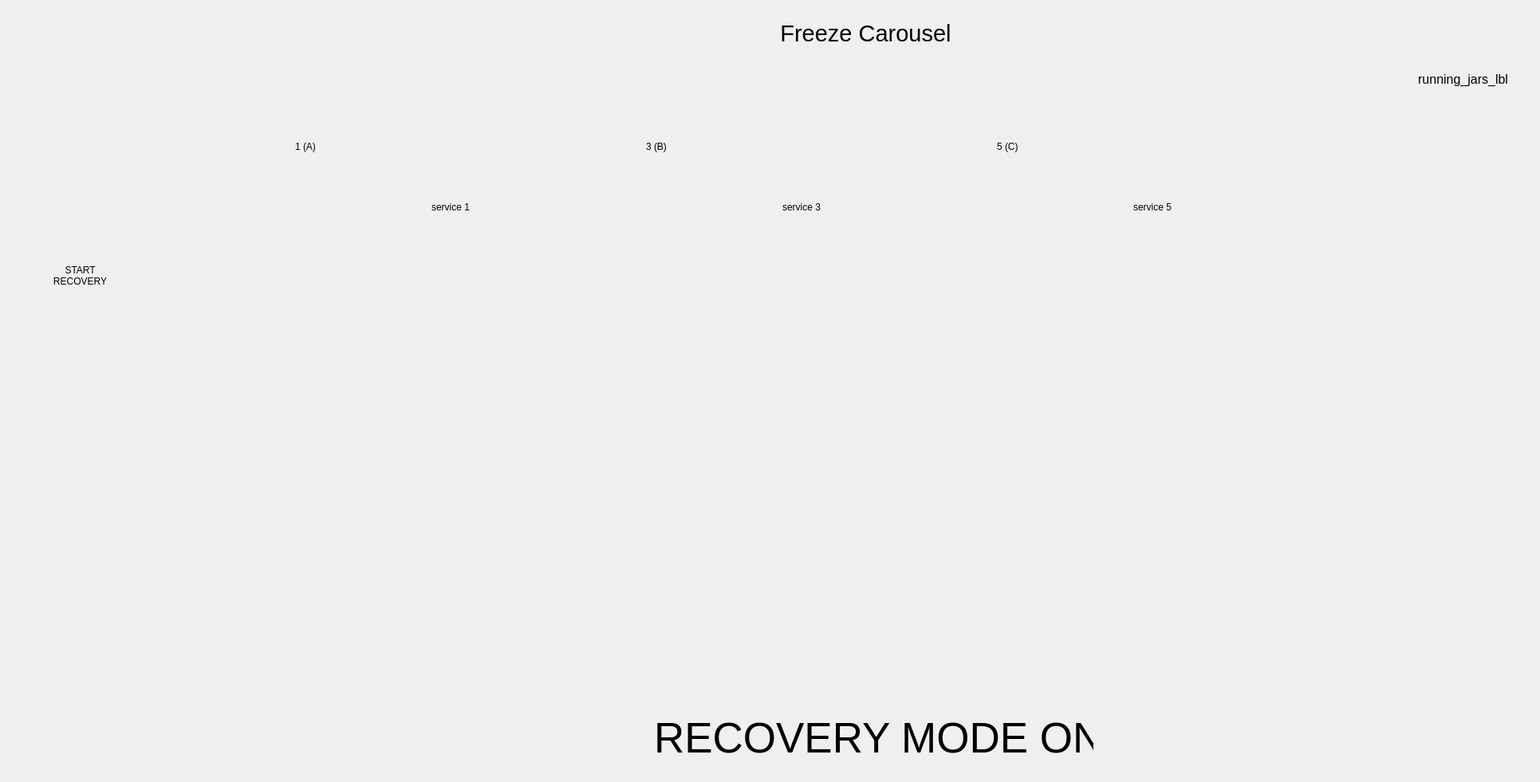
<?xml version="1.0" encoding="UTF-8"?>
<ui version="4.0">
 <class>home_frame</class>
 <widget class="QFrame" name="home_frame">
  <property name="geometry">
   <rect>
    <x>0</x>
    <y>0</y>
    <width>1931</width>
    <height>981</height>
   </rect>
  </property>
  <property name="windowTitle">
   <string>HomeFrame</string>
  </property>
  <widget class="QPushButton" name="service_1_btn">
   <property name="geometry">
    <rect>
     <x>400</x>
     <y>230</y>
     <width>330</width>
     <height>60</height>
    </rect>
   </property>
   <property name="text">
    <string>service 1</string>
   </property>
   <property name="flat">
    <bool>true</bool>
   </property>
   <attribute name="buttonGroup">
    <string notr="true">service_btn_group</string>
   </attribute>
  </widget>
  <widget class="QPushButton" name="service_3_btn">
   <property name="geometry">
    <rect>
     <x>840</x>
     <y>230</y>
     <width>330</width>
     <height>60</height>
    </rect>
   </property>
   <property name="text">
    <string>service 3</string>
   </property>
   <property name="flat">
    <bool>true</bool>
   </property>
   <attribute name="buttonGroup">
    <string notr="true">service_btn_group</string>
   </attribute>
  </widget>
  <widget class="QPushButton" name="service_5_btn">
   <property name="geometry">
    <rect>
     <x>1280</x>
     <y>230</y>
     <width>330</width>
     <height>60</height>
    </rect>
   </property>
   <property name="text">
    <string>service 5</string>
   </property>
   <property name="flat">
    <bool>true</bool>
   </property>
   <attribute name="buttonGroup">
    <string notr="true">service_btn_group</string>
   </attribute>
  </widget>
  <widget class="QPushButton" name="service_0_btn">
   <property name="geometry">
    <rect>
     <x>110</x>
     <y>170</y>
     <width>201</width>
     <height>91</height>
    </rect>
   </property>
   <property name="autoFillBackground">
    <bool>false</bool>
   </property>
   <property name="styleSheet">
    <string notr="true">background:#EEEEFF</string>
   </property>
   <property name="text">
    <string/>
   </property>
   <property name="icon">
    <iconset>
     <normaloff>../images/alfa_logo.png</normaloff>../images/alfa_logo.png</iconset>
   </property>
   <property name="iconSize">
    <size>
     <width>160</width>
     <height>68</height>
    </size>
   </property>
   <property name="flat">
    <bool>true</bool>
   </property>
   <attribute name="buttonGroup">
    <string notr="true">service_btn_group</string>
   </attribute>
  </widget>
  <widget class="QLabel" name="sinottico">
   <property name="geometry">
    <rect>
     <x>4</x>
     <y>4</y>
     <width>1912</width>
     <height>972</height>
    </rect>
   </property>
   <property name="text">
    <string/>
   </property>
   <property name="pixmap">
    <pixmap>../images/sinottico_cr3.png</pixmap>
   </property>
   <property name="scaledContents">
    <bool>true</bool>
   </property>
  </widget>
  <widget class="QPushButton" name="feed_jar_btn">
   <property name="geometry">
    <rect>
     <x>40</x>
     <y>460</y>
     <width>141</width>
     <height>91</height>
    </rect>
   </property>
   <property name="text">
    <string/>
   </property>
   <property name="icon">
    <iconset>
     <normaloff>../images/arrow-green.png</normaloff>../images/arrow-green.png</iconset>
   </property>
   <property name="iconSize">
    <size>
     <width>120</width>
     <height>60</height>
    </size>
   </property>
   <property name="flat">
    <bool>true</bool>
   </property>
   <attribute name="buttonGroup">
    <string notr="true">action_btn_group</string>
   </attribute>
  </widget>
  <widget class="QPushButton" name="deliver_jar_btn">
   <property name="geometry">
    <rect>
     <x>60</x>
     <y>650</y>
     <width>171</width>
     <height>91</height>
    </rect>
   </property>
   <property name="text">
    <string/>
   </property>
   <property name="icon">
    <iconset>
     <normaloff>../images/arrow-red.png</normaloff>../images/arrow-red.png</iconset>
   </property>
   <property name="iconSize">
    <size>
     <width>120</width>
     <height>60</height>
    </size>
   </property>
   <property name="flat">
    <bool>true</bool>
   </property>
   <attribute name="buttonGroup">
    <string notr="true">action_btn_group</string>
   </attribute>
  </widget>
  <widget class="QPushButton" name="action_01_btn">
   <property name="geometry">
    <rect>
     <x>230</x>
     <y>560</y>
     <width>71</width>
     <height>61</height>
    </rect>
   </property>
   <property name="text">
    <string/>
   </property>
   <property name="icon">
    <iconset>
     <normaloff>../images/settings.png</normaloff>../images/settings.png</iconset>
   </property>
   <property name="iconSize">
    <size>
     <width>50</width>
     <height>50</height>
    </size>
   </property>
   <property name="flat">
    <bool>true</bool>
   </property>
   <attribute name="buttonGroup">
    <string notr="true">action_btn_group</string>
   </attribute>
  </widget>
  <widget class="QPushButton" name="action_03_btn">
   <property name="geometry">
    <rect>
     <x>830</x>
     <y>470</y>
     <width>71</width>
     <height>61</height>
    </rect>
   </property>
   <property name="text">
    <string/>
   </property>
   <property name="icon">
    <iconset>
     <normaloff>../images/settings.png</normaloff>../images/settings.png</iconset>
   </property>
   <property name="iconSize">
    <size>
     <width>50</width>
     <height>50</height>
    </size>
   </property>
   <property name="flat">
    <bool>true</bool>
   </property>
   <attribute name="buttonGroup">
    <string notr="true">action_btn_group</string>
   </attribute>
  </widget>
  <widget class="QPushButton" name="action_02_btn">
   <property name="geometry">
    <rect>
     <x>390</x>
     <y>470</y>
     <width>71</width>
     <height>61</height>
    </rect>
   </property>
   <property name="text">
    <string/>
   </property>
   <property name="icon">
    <iconset>
     <normaloff>../images/settings.png</normaloff>../images/settings.png</iconset>
   </property>
   <property name="iconSize">
    <size>
     <width>50</width>
     <height>50</height>
    </size>
   </property>
   <property name="flat">
    <bool>true</bool>
   </property>
   <attribute name="buttonGroup">
    <string notr="true">action_btn_group</string>
   </attribute>
  </widget>
  <widget class="QPushButton" name="action_04_btn">
   <property name="geometry">
    <rect>
     <x>1270</x>
     <y>470</y>
     <width>71</width>
     <height>61</height>
    </rect>
   </property>
   <property name="text">
    <string/>
   </property>
   <property name="icon">
    <iconset>
     <normaloff>../images/settings.png</normaloff>../images/settings.png</iconset>
   </property>
   <property name="iconSize">
    <size>
     <width>50</width>
     <height>50</height>
    </size>
   </property>
   <property name="flat">
    <bool>true</bool>
   </property>
   <attribute name="buttonGroup">
    <string notr="true">action_btn_group</string>
   </attribute>
  </widget>
  <widget class="QPushButton" name="action_05_btn">
   <property name="geometry">
    <rect>
     <x>1700</x>
     <y>560</y>
     <width>71</width>
     <height>61</height>
    </rect>
   </property>
   <property name="text">
    <string/>
   </property>
   <property name="icon">
    <iconset>
     <normaloff>../images/settings.png</normaloff>../images/settings.png</iconset>
   </property>
   <property name="iconSize">
    <size>
     <width>50</width>
     <height>50</height>
    </size>
   </property>
   <property name="flat">
    <bool>true</bool>
   </property>
   <attribute name="buttonGroup">
    <string notr="true">action_btn_group</string>
   </attribute>
  </widget>
  <widget class="QLabel" name="refill_1_lbl">
   <property name="geometry">
    <rect>
     <x>370</x>
     <y>320</y>
     <width>56</width>
     <height>56</height>
    </rect>
   </property>
   <property name="styleSheet">
    <string notr="true">color:#000000;
</string>
   </property>
   <property name="text">
    <string/>
   </property>
   <property name="pixmap">
    <pixmap>../images/tank_gray.png</pixmap>
   </property>
   <property name="scaledContents">
    <bool>true</bool>
   </property>
   <property name="iconSize" stdset="0">
    <size>
     <width>68</width>
     <height>68</height>
    </size>
   </property>
  </widget>
  <widget class="QLabel" name="refill_3_lbl">
   <property name="geometry">
    <rect>
     <x>820</x>
     <y>320</y>
     <width>56</width>
     <height>56</height>
    </rect>
   </property>
   <property name="styleSheet">
    <string notr="true">color:#000000;
</string>
   </property>
   <property name="text">
    <string/>
   </property>
   <property name="pixmap">
    <pixmap>../images/tank_gray.png</pixmap>
   </property>
   <property name="scaledContents">
    <bool>true</bool>
   </property>
   <property name="iconSize" stdset="0">
    <size>
     <width>68</width>
     <height>68</height>
    </size>
   </property>
  </widget>
  <widget class="QLabel" name="refill_5_lbl">
   <property name="geometry">
    <rect>
     <x>1270</x>
     <y>320</y>
     <width>56</width>
     <height>56</height>
    </rect>
   </property>
   <property name="styleSheet">
    <string notr="true">color:#000000;
</string>
   </property>
   <property name="text">
    <string/>
   </property>
   <property name="pixmap">
    <pixmap>../images/tank_gray.png</pixmap>
   </property>
   <property name="scaledContents">
    <bool>true</bool>
   </property>
   <property name="iconSize" stdset="0">
    <size>
     <width>68</width>
     <height>68</height>
    </size>
   </property>
  </widget>
  <widget class="QLabel" name="reserve_1_label">
   <property name="geometry">
    <rect>
     <x>700</x>
     <y>310</y>
     <width>56</width>
     <height>100</height>
    </rect>
   </property>
   <property name="text">
    <string/>
   </property>
   <property name="pixmap">
    <pixmap>../images/Riserva.gif</pixmap>
   </property>
   <property name="scaledContents">
    <bool>true</bool>
   </property>
  </widget>
  <widget class="QLabel" name="reserve_3_label">
   <property name="geometry">
    <rect>
     <x>1140</x>
     <y>310</y>
     <width>56</width>
     <height>100</height>
    </rect>
   </property>
   <property name="text">
    <string/>
   </property>
   <property name="pixmap">
    <pixmap>../images/Riserva.gif</pixmap>
   </property>
   <property name="scaledContents">
    <bool>true</bool>
   </property>
  </widget>
  <widget class="QLabel" name="reserve_5_label">
   <property name="geometry">
    <rect>
     <x>1580</x>
     <y>310</y>
     <width>56</width>
     <height>100</height>
    </rect>
   </property>
   <property name="text">
    <string/>
   </property>
   <property name="pixmap">
    <pixmap>../images/Riserva.gif</pixmap>
   </property>
   <property name="scaledContents">
    <bool>true</bool>
   </property>
  </widget>
  <widget class="QPushButton" name="freeze_carousel_btn">
   <property name="geometry">
    <rect>
     <x>850</x>
     <y>8</y>
     <width>471</width>
     <height>68</height>
    </rect>
   </property>
   <property name="font">
    <font>
     <pointsize>22</pointsize>
    </font>
   </property>
   <property name="text">
    <string>Freeze Carousel</string>
   </property>
   <property name="iconSize">
    <size>
     <width>72</width>
     <height>72</height>
    </size>
   </property>
   <property name="flat">
    <bool>true</bool>
   </property>
   <attribute name="buttonGroup">
    <string notr="true">action_btn_group</string>
   </attribute>
  </widget>
  <widget class="QLabel" name="STEP_01_label">
   <property name="geometry">
    <rect>
     <x>240</x>
     <y>460</y>
     <width>85</width>
     <height>85</height>
    </rect>
   </property>
   <property name="scaledContents">
    <bool>true</bool>
   </property>
   <property name="alignment">
    <set>Qt::AlignCenter</set>
   </property>
  </widget>
  <widget class="QLabel" name="STEP_03_label">
   <property name="geometry">
    <rect>
     <x>970</x>
     <y>460</y>
     <width>85</width>
     <height>85</height>
    </rect>
   </property>
   <property name="font">
    <font>
     <pointsize>10</pointsize>
    </font>
   </property>
   <property name="scaledContents">
    <bool>true</bool>
   </property>
   <property name="alignment">
    <set>Qt::AlignCenter</set>
   </property>
  </widget>
  <widget class="QLabel" name="STEP_05_label">
   <property name="geometry">
    <rect>
     <x>1680</x>
     <y>380</y>
     <width>85</width>
     <height>85</height>
    </rect>
   </property>
   <property name="scaledContents">
    <bool>true</bool>
   </property>
   <property name="alignment">
    <set>Qt::AlignCenter</set>
   </property>
  </widget>
  <widget class="QLabel" name="STEP_04_label">
   <property name="geometry">
    <rect>
     <x>1430</x>
     <y>370</y>
     <width>85</width>
     <height>85</height>
    </rect>
   </property>
   <property name="font">
    <font>
     <pointsize>10</pointsize>
    </font>
   </property>
   <property name="scaledContents">
    <bool>true</bool>
   </property>
   <property name="alignment">
    <set>Qt::AlignCenter</set>
   </property>
  </widget>
  <widget class="QLabel" name="STEP_02_label">
   <property name="geometry">
    <rect>
     <x>520</x>
     <y>460</y>
     <width>85</width>
     <height>85</height>
    </rect>
   </property>
   <property name="font">
    <font>
     <pointsize>10</pointsize>
    </font>
   </property>
   <property name="scaledContents">
    <bool>true</bool>
   </property>
   <property name="alignment">
    <set>Qt::AlignCenter</set>
   </property>
  </widget>
  <widget class="QLabel" name="container_presence_1_label">
   <property name="geometry">
    <rect>
     <x>550</x>
     <y>440</y>
     <width>24</width>
     <height>24</height>
    </rect>
   </property>
   <property name="text">
    <string/>
   </property>
   <property name="scaledContents">
    <bool>true</bool>
   </property>
  </widget>
  <widget class="QLabel" name="container_presence_3_label">
   <property name="geometry">
    <rect>
     <x>998</x>
     <y>440</y>
     <width>24</width>
     <height>24</height>
    </rect>
   </property>
   <property name="text">
    <string/>
   </property>
   <property name="scaledContents">
    <bool>true</bool>
   </property>
  </widget>
  <widget class="QLabel" name="container_presence_5_label">
   <property name="geometry">
    <rect>
     <x>1430</x>
     <y>440</y>
     <width>24</width>
     <height>24</height>
    </rect>
   </property>
   <property name="text">
    <string/>
   </property>
   <property name="scaledContents">
    <bool>true</bool>
   </property>
  </widget>
  <widget class="QLabel" name="load_lifter_up_label">
   <property name="geometry">
    <rect>
     <x>1770</x>
     <y>440</y>
     <width>24</width>
     <height>24</height>
    </rect>
   </property>
   <property name="text">
    <string/>
   </property>
   <property name="scaledContents">
    <bool>true</bool>
   </property>
  </widget>
  <widget class="QLabel" name="load_lifter_down_label">
   <property name="geometry">
    <rect>
     <x>1770</x>
     <y>820</y>
     <width>24</width>
     <height>24</height>
    </rect>
   </property>
   <property name="text">
    <string/>
   </property>
   <property name="scaledContents">
    <bool>true</bool>
   </property>
  </widget>
  <widget class="QLabel" name="unload_lifter_up_label">
   <property name="geometry">
    <rect>
     <x>380</x>
     <y>550</y>
     <width>24</width>
     <height>24</height>
    </rect>
   </property>
   <property name="text">
    <string/>
   </property>
   <property name="scaledContents">
    <bool>true</bool>
   </property>
  </widget>
  <widget class="QLabel" name="running_jars_lbl">
   <property name="geometry">
    <rect>
     <x>1710</x>
     <y>90</y>
     <width>181</width>
     <height>201</height>
    </rect>
   </property>
   <property name="font">
    <font>
     <pointsize>12</pointsize>
    </font>
   </property>
   <property name="autoFillBackground">
    <bool>false</bool>
   </property>
   <property name="text">
    <string>running_jars_lbl</string>
   </property>
   <property name="alignment">
    <set>Qt::AlignRight|Qt::AlignTop|Qt::AlignTrailing</set>
   </property>
   <property name="wordWrap">
    <bool>true</bool>
   </property>
  </widget>
  <widget class="QLabel" name="head_id_1_lbl">
   <property name="geometry">
    <rect>
     <x>370</x>
     <y>160</y>
     <width>120</width>
     <height>48</height>
    </rect>
   </property>
   <property name="styleSheet">
    <string notr="true">color:#000000;
</string>
   </property>
   <property name="text">
    <string>1 (A)</string>
   </property>
   <property name="scaledContents">
    <bool>true</bool>
   </property>
   <property name="iconSize" stdset="0">
    <size>
     <width>68</width>
     <height>68</height>
    </size>
   </property>
  </widget>
  <widget class="QLabel" name="head_id_3_lbl">
   <property name="geometry">
    <rect>
     <x>810</x>
     <y>160</y>
     <width>120</width>
     <height>48</height>
    </rect>
   </property>
   <property name="styleSheet">
    <string notr="true">color:#000000;
</string>
   </property>
   <property name="text">
    <string>3 (B)</string>
   </property>
   <property name="scaledContents">
    <bool>true</bool>
   </property>
   <property name="iconSize" stdset="0">
    <size>
     <width>68</width>
     <height>68</height>
    </size>
   </property>
  </widget>
  <widget class="QLabel" name="head_id_5_lbl">
   <property name="geometry">
    <rect>
     <x>1250</x>
     <y>160</y>
     <width>120</width>
     <height>48</height>
    </rect>
   </property>
   <property name="styleSheet">
    <string notr="true">color:#000000;
</string>
   </property>
   <property name="text">
    <string>5 (C)</string>
   </property>
   <property name="scaledContents">
    <bool>true</bool>
   </property>
   <property name="iconSize" stdset="0">
    <size>
     <width>68</width>
     <height>68</height>
    </size>
   </property>
  </widget>
  <widget class="QLabel" name="expiry_1_label">
   <property name="geometry">
    <rect>
     <x>620</x>
     <y>310</y>
     <width>56</width>
     <height>100</height>
    </rect>
   </property>
   <property name="text">
    <string/>
   </property>
   <property name="pixmap">
    <pixmap>../images/Riserva.gif</pixmap>
   </property>
   <property name="scaledContents">
    <bool>true</bool>
   </property>
  </widget>
  <widget class="QLabel" name="expiry_3_label">
   <property name="geometry">
    <rect>
     <x>1060</x>
     <y>310</y>
     <width>56</width>
     <height>100</height>
    </rect>
   </property>
   <property name="text">
    <string/>
   </property>
   <property name="pixmap">
    <pixmap>../images/Riserva.gif</pixmap>
   </property>
   <property name="scaledContents">
    <bool>true</bool>
   </property>
  </widget>
  <widget class="QLabel" name="expiry_5_label">
   <property name="geometry">
    <rect>
     <x>1500</x>
     <y>310</y>
     <width>56</width>
     <height>100</height>
    </rect>
   </property>
   <property name="text">
    <string/>
   </property>
   <property name="pixmap">
    <pixmap>../images/Riserva.gif</pixmap>
   </property>
   <property name="scaledContents">
    <bool>true</bool>
   </property>
  </widget>
  <widget class="QLabel" name="lbl_recovery">
   <property name="enabled">
    <bool>true</bool>
   </property>
   <property name="geometry">
    <rect>
     <x>820</x>
     <y>900</y>
     <width>551</width>
     <height>51</height>
    </rect>
   </property>
   <property name="font">
    <font>
     <pointsize>40</pointsize>
    </font>
   </property>
   <property name="text">
    <string>RECOVERY MODE ON</string>
   </property>
  </widget>
  <widget class="QPushButton" name="recovery_btn">
   <property name="geometry">
    <rect>
     <x>30</x>
     <y>300</y>
     <width>141</width>
     <height>91</height>
    </rect>
   </property>
   <property name="text">
    <string notr="true">START 
RECOVERY</string>
   </property>
   <property name="iconSize">
    <size>
     <width>145</width>
     <height>85</height>
    </size>
   </property>
   <property name="flat">
    <bool>true</bool>
   </property>
   <attribute name="buttonGroup">
    <string notr="true">action_btn_group</string>
   </attribute>
  </widget>
  <widget class="QPushButton" name="recovery_info_btn">
   <property name="geometry">
    <rect>
     <x>1360</x>
     <y>900</y>
     <width>71</width>
     <height>61</height>
    </rect>
   </property>
   <property name="text">
    <string/>
   </property>
   <property name="icon">
    <iconset>
     <normaloff>../images/info.png</normaloff>../images/info.png</iconset>
   </property>
   <property name="iconSize">
    <size>
     <width>50</width>
     <height>50</height>
    </size>
   </property>
   <property name="flat">
    <bool>true</bool>
   </property>
  </widget>
  <widget class="QLabel" name="fw_align_ko_lbl">
   <property name="geometry">
    <rect>
     <x>140</x>
     <y>10</y>
     <width>141</width>
     <height>141</height>
    </rect>
   </property>
   <property name="styleSheet">
    <string notr="true">color:#000000;
</string>
   </property>
   <property name="text">
    <string/>
   </property>
   <property name="pixmap">
    <pixmap>../images/warning_blinking.gif</pixmap>
   </property>
   <property name="scaledContents">
    <bool>true</bool>
   </property>
   <property name="iconSize" stdset="0">
    <size>
     <width>68</width>
     <height>68</height>
    </size>
   </property>
  </widget>
  <zorder>sinottico</zorder>
  <zorder>service_1_btn</zorder>
  <zorder>service_3_btn</zorder>
  <zorder>service_5_btn</zorder>
  <zorder>service_0_btn</zorder>
  <zorder>feed_jar_btn</zorder>
  <zorder>deliver_jar_btn</zorder>
  <zorder>action_01_btn</zorder>
  <zorder>action_02_btn</zorder>
  <zorder>action_03_btn</zorder>
  <zorder>action_04_btn</zorder>
  <zorder>action_05_btn</zorder>
  <zorder>reserve_1_label</zorder>
  <zorder>reserve_3_label</zorder>
  <zorder>reserve_5_label</zorder>
  <zorder>freeze_carousel_btn</zorder>
  <zorder>STEP_04_label</zorder>
  <zorder>STEP_05_label</zorder>
  <zorder>STEP_03_label</zorder>
  <zorder>STEP_02_label</zorder>
  <zorder>STEP_01_label</zorder>
  <zorder>container_presence_1_label</zorder>
  <zorder>container_presence_3_label</zorder>
  <zorder>container_presence_5_label</zorder>
  <zorder>load_lifter_up_label</zorder>
  <zorder>load_lifter_down_label</zorder>
  <zorder>unload_lifter_up_label</zorder>
  <zorder>refill_1_lbl</zorder>
  <zorder>refill_3_lbl</zorder>
  <zorder>refill_5_lbl</zorder>
  <zorder>running_jars_lbl</zorder>
  <zorder>head_id_1_lbl</zorder>
  <zorder>head_id_3_lbl</zorder>
  <zorder>head_id_5_lbl</zorder>
  <zorder>expiry_1_label</zorder>
  <zorder>expiry_3_label</zorder>
  <zorder>expiry_5_label</zorder>
  <zorder>lbl_recovery</zorder>
  <zorder>recovery_info_btn</zorder>
  <zorder>recovery_btn</zorder>
  <zorder>fw_align_ko_lbl</zorder>
 </widget>
 <resources/>
 <connections/>
 <buttongroups>
  <buttongroup name="service_btn_group"/>
  <buttongroup name="action_btn_group"/>
 </buttongroups>
</ui>
